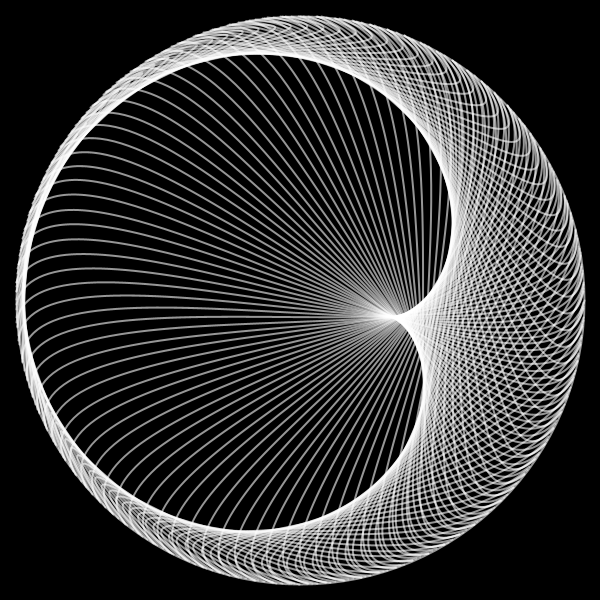
Frame 1 (no input)
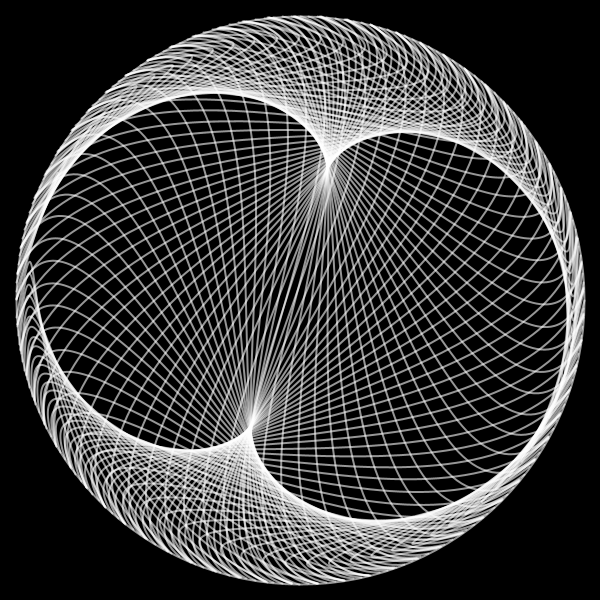
Frame 60 (the mouse pressed at the canvas centre just before this capture)
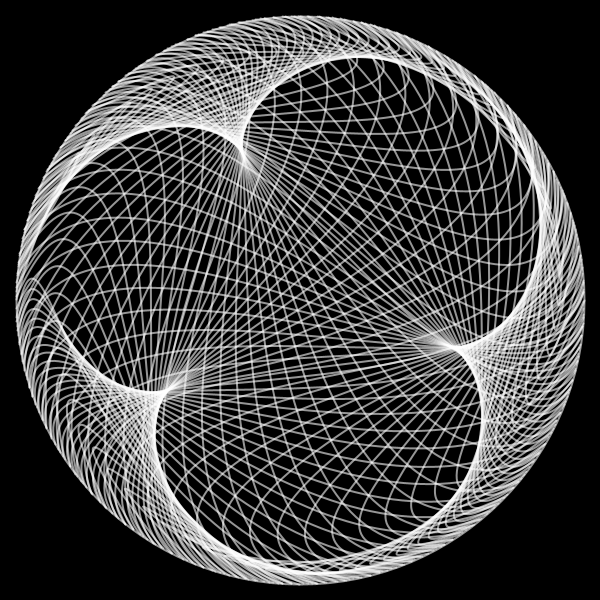
Frame 120 (the mouse held since frame 60 and released just before this capture)

The Processing sketch that drew these frames (run headless with seeded random() and noise(); from frame 60 on, the mouse is pressed at the canvas centre):

// Processing sketch: bezier_cardioid
// ── bezier_cardioid.pde
float r;
float factor;

void setup() {
  size(600, 600);

  r      = height/2.0 - 16.0;
  factor = 2.0;
}

void draw() {
  background(0);

  int total = 200;
  factor += 0.015;

  translate(width / 2, height / 2);
  stroke(255, 150);
  strokeWeight(2);
  noFill();
  ellipse(0, 0, r * 2, r * 2);

  strokeWeight(2);
  for (int i = 0; i < total - 1; i++) {
    PVector a = getVector(i, total);
    PVector b = getVector(i + 16, total);
    PVector c = getVector((i + 8) * factor, total);
    PVector d = getVector((i + 1) * factor, total);
    bezier(a.x, a.y, b.x, b.y, c.x, c.y, d.x, d.y);
  }
}

PVector getVector(float index, float total) {
  float   angle = map(index % total, 0, total, 0, TWO_PI);
  PVector v = PVector.fromAngle(angle + PI);
  v.mult(r);
  return v;
}
